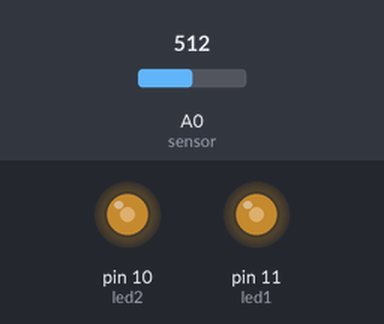
Bench run of a sketch on a simulated Arduino Uno, built with avr-gcc and run on an emulated ATmega328P. On the bench: output pins drawn as LEDs (lit = HIGH). The test bench sets the inputs (shaded band); at power-on: A0 (sensor) = 512.

Above: at 1.2 s.
1.3 s: A0 (sensor) set to 716
At 2.5 s:
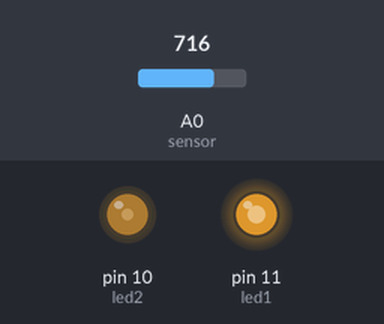
2.8 s: A0 (sensor) set to 900
At 3.8 s:
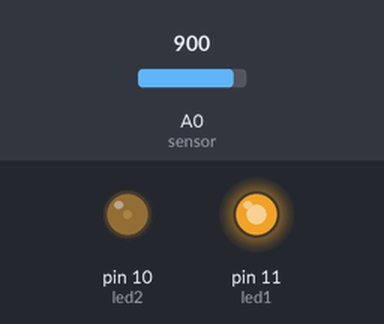
4.3 s: A0 (sensor) set to 1023
At 4.9 s:
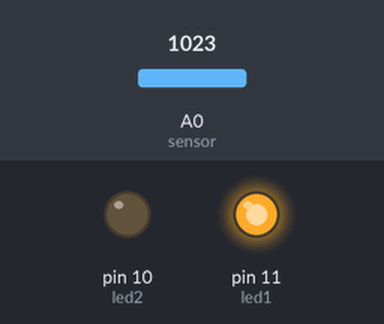
5.8 s: A0 (sensor) set to 306
At 6.1 s:
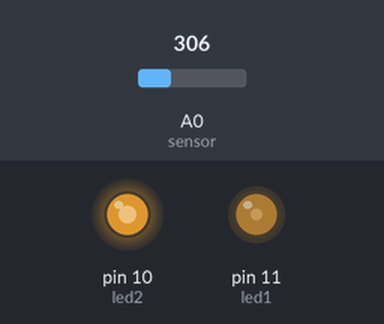
7.3 s: A0 (sensor) set to 122
At 8.4 s:
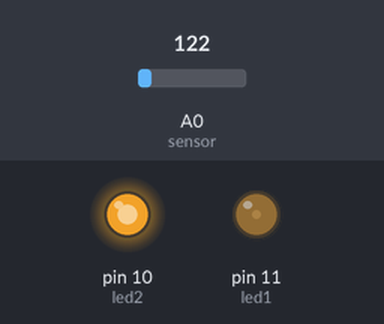
8.8 s: A0 (sensor) set to 511
At 9.5 s:
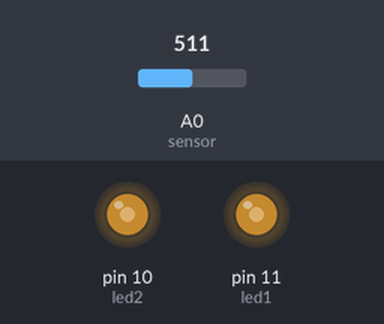
Timing chart, 0 to 11.3 s (numbered marks = the images above; inputs shaded):
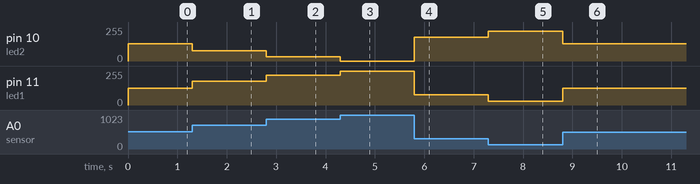

Measured:
- after the input at 1.3 s, pin 10 (led2): 128/255 → 77/255 at once; pin 11 (led1): 127/255 → 178/255 at once
- after the input at 2.8 s, pin 10 (led2): 77/255 → 31/255 at once; pin 11 (led1): 178/255 → 224/255 at once
- after the input at 4.3 s, pin 10 (led2): 31/255 → 0/255 at once; pin 11 (led1): 224/255 → 255/255 at once
- after the input at 5.8 s, pin 10 (led2): 0/255 → 179/255 at once; pin 11 (led1): 255/255 → 76/255 at once
- after the input at 7.3 s, pin 10 (led2): 179/255 → 225/255 at once; pin 11 (led1): 76/255 → 30/255 at once
- after the input at 8.8 s, pin 10 (led2): 225/255 → 128/255 at once; pin 11 (led1): 30/255 → 127/255 at once

The sketch:

10C_Mapping.ino
```cpp
const int sensor = 0, led1 = 11, led2 = 10;

void setup() {
  // put your setup code here, to run once:
  pinMode(led1, OUTPUT);
  pinMode(led2, OUTPUT);
}

int sv;
void loop() {
  // put your main code here, to run repeatedly:
  sv = analogRead(sensor);
  sv = map(sv, 0, 1023, 0, 255);
  analogWrite(led1, sv);
  analogWrite(led2, 255-sv);
}
```
